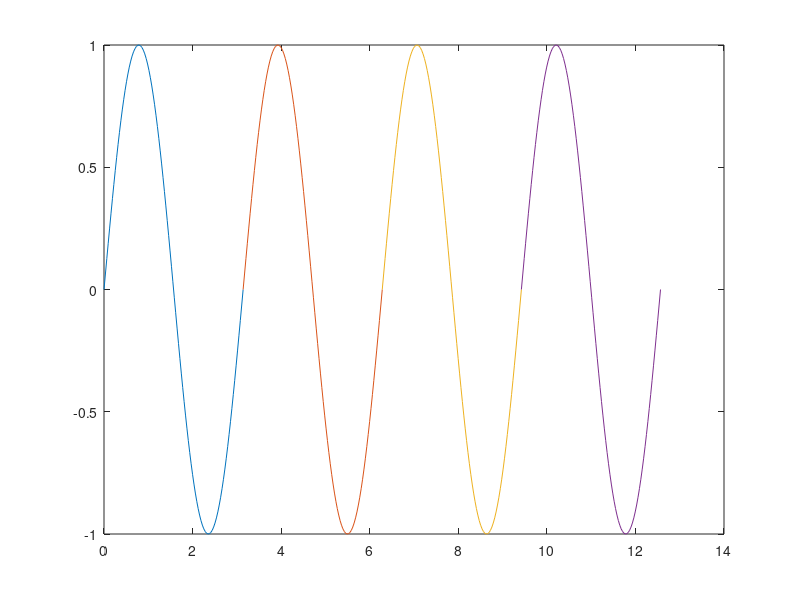

This chart was generated by the following MATLAB code:
% Script File: ExpPlot
% Examines the function
%
%      f(x) = ((1 + x/24)/(1 - x/24 + x^2/384))^8
%
% as an approximation to exp(z) across [0,1].

% Non-Vectorized
n = 200;
x = linspace(0, 1, n);
y = zeros(1, n);
for k=1:n
    y(k) = ((1 + x(k)/24)/(1- x(k)/12 + (x(k)/384)*x(k)))^8;
end

% plot (x, y)

% vectorized

x  = linspace(0,1,200);
num   = 1 + x/24;
denom = 1 - x/12 + (x/384).*x;
quot = num./denom;
y = quot.^8;
% plot(x,y,x,exp(x))


% Script File: TangentPlot
% Plots the function tan(x), -pi/2 <= x <= 9pi/2

close all
ymax = 10;
x = linspace(-pi/2,pi/2,40);
y = tan(x);
% plot(x,y)
% axis([-pi/2 9*pi/2 -ymax ymax])
% title('The Tangent Function')
% xlabel('x')
% ylabel('tan(x)')
% hold on
for k=1:4
   xnew = x+ k*pi;
   plot(xnew,y);
end
% hold off

t = linspace(0, 2*pi, 361);
c = cos(t);
s = sin(t);
% plot(c, s);

x = [c(1) c(121) c(241) c(361)];
y = [s(1) s(121) s(241) s(361)];
% plot(x, y)

x = c(1:120:361)
y = s(1:120:361)
% plot(x, y)

% Script File: Polygons
% Plots selected regular polygons.

% close all
% theta = linspace(0,2*pi,361);
% c = cos(theta);
% s = sin(theta);
% k=0;
% for sides = [3 4 5 6 8 10 12 18 24]
%    stride = 360/sides;
%    k=k+1;
%    subplot(3,3,k)
%    plot(c(1:stride:361),s(1:stride:361))
%    axis([-1.2 1.2 -1.2 1.2])
%    axis equal
% end

% % 
n = 200;
x = linspace(-10, 10, n);
y = zeros(n, 1);
for k=1:n
    y(k) = 2*sin(x(k)) + 3*sin(2*x(k)) + 7*sin(3*x(k)) + 5*sin(4*x(k));
end

% plot(x, y)

% Script File: SumOfSines
% Plots f(x) = 2sin(x) + 3sin(2x) + 7sin(3x) + 5sin(4x)
% across the interval [-10,10].

close all
x = linspace(-10,10,200)';
A = [sin(x) sin(2*x) sin(3*x) sin(4*x)];
y = A*[2;3;7;5];
% plot(x,y)
% title('f(x) = 2sin(x) + 3sin(2x) + 7sin(3x)  + 5sin(4x)')

% Script File: SumOfSines2
% Plots the functions
%         f(x) = 2sin(x) + 3sin(2x) + 7sin(3x) + 5sin(4x)
%         g(x) = 8sin(x) + 2sin(2x) + 6sin(3x) + 9sin(4x)
% across the interval [-10,10].
   
close all
n = 200;
x = linspace(-10,10,n)';
A = [sin(x) sin(2*x) sin(3*x) sin(4*x)];
y = A*[2 8;3 2;7 6;5 9];
% plot(x,y)


% Problem P1_2_1
%
% Subvector illustration

% clc
% z = [10 40 20 80 30 70 60 90]
% disp(' ')
% disp('z(1:2:7) = ')
% disp(' ')
% disp(z(1:2:7))
% disp(' ')
% disp('z(7:-2:1) = ')
% disp(' ')
% disp(z(7:-2:1))
% 
% disp(' ')
% disp('z([3 1 4 8 1]) = ')
% disp(' ')
% disp(z([3 1 4 8 1]))
% 

% Problem P1_2_2
%
% Subvector assignment illustration

% clc
% disp(' ')
% disp('If z =')
% z = [10 40 20 80 30 70 60 90];
% disp(' ')
% disp(z)
% disp('then after z(1:2:7) = zeros(1,4) it looks like')
% disp(' ')
% z(1:2:7) = zeros(1,4);
% disp(z)
% 
% disp(' ')
% disp('If z =')
% z = [10 40 20 80 30 70 60 90];
% disp(' ') 
% disp(z) 
% disp(' ')
% disp('then after z(7:-2:1) = zeros(1,4) it looks like')
% disp(' ')
% z(7:-2:1) = zeros(1,4);
% disp(z)
% disp(' ')
% disp('If z =')
% z = [10 40 20 80 30 70 60 90];
% disp(' ') 
% disp(z) 
% disp(' ')
% disp('then after z([3 4 8 1]) = zeros(1,4) it looks like')
% disp(' ')
% z([3 4 8 1]) = zeros(1,4);
% disp(z)


% Problem P1_2_3
% 
% x = linspace(0, 1, 200);
% y = sqrt(1-x.^2)
% plot(x, y)
% hold on
% plot(-x, y)
% plot(-x, -y)
% plot(x, -y)
% hold off

% Problem P1_2_4
%
% Superpositioning

% close all
% 
% % Method 1:
% figure
% x = linspace(0, 2*pi);
% plot(x, sin(x), x,sin(2*x), x,sin(3*x), x,sin(4*x), x,sin(5*x))
% title('Method 1')
% 
% % Method 2:
% figure 
% plot(x,sin(x));
% hold on
% for k=2:5
%    plot(x,sin(k*x),'-')
% end
% hold off
% title('Method 2')

% Problem P1_2_5
%
% Plotting x, x^2, ... ,x^m where m is a solicited integer.

% a = input('Enter a positive int a');
% x = linspace(0, 1);
% xk = x;
% plot(x, x);
% hold on
% for k=-m:m
%     xk = xk.*x;
%     plot(x, xk);
% end

% Problem P1_2_6
% 
% x = linspace(0, 1);
% m = 10000;
% y = ones(size(x));
% term = x;
% for k=1:m
%     term = x.*term/k;
%     y = y+term;
% end
% plot(x, y)


% Problem P1_2_7
%
% Ellipse plots.

% close all 
% 
% x = linspace(0,2*pi);
% c = cos(x);
% s = sin(x);
% plot(3+6*c,-2+9*s,7+2*c,8+6*s)
% axis square equal

% Problem P1_2_8
%
% Sine superpositioning

close all

x = linspace(0,2*pi);
y = sin(x);
plot(x/2,y)
hold on
for k=1:3
   plot((k*pi)+x/2,y)
end
hold off